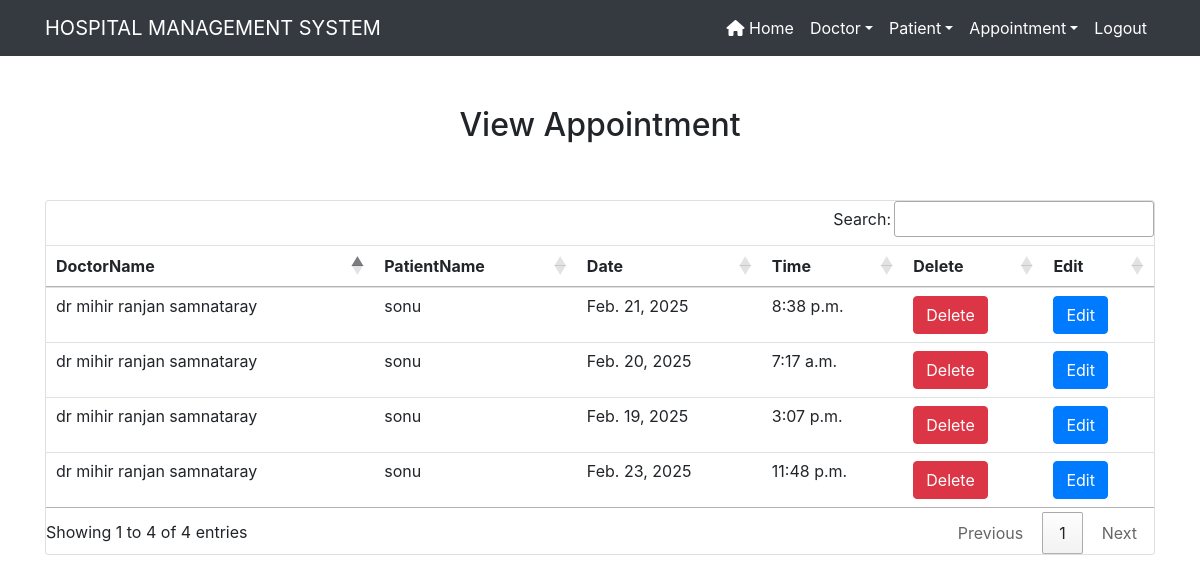
The page /view_appointment/ (signed in) on the database its author committed.
### hospital/models.py (models this page shows, shortened)
class Appointment(models.Model):
    doctor = models.ForeignKey(Doctor,on_delete=models.CASCADE)
    patient = models.ForeignKey(Patient,on_delete=models.CASCADE)
    date1 = models.DateField()
    time1 = models.TimeField()

class Doctor(models.Model):
    name = models.CharField(max_length=50)
    mobile = models.IntegerField()
    special = models.CharField(max_length=50)
    def __str__(self):
        return self.name

class Patient(models.Model):
    name = models.CharField(max_length=50)
    mobile = models.IntegerField(null=True)
    gender = models.CharField(max_length=10)
    address = models.CharField(max_length=150)
    def __str__(self):
        return self.name

### hospital/views.py (the view)
# urls.py: path('view_appointment/', View_Appointment,name='view_appointment'),
def View_Appointment(request):
    if not request.user.is_staff:
        return redirect('login')
    appoint = Appointment.objects.all()
    d = {'appoint':appoint}
    return render(request,'view_appointment.html',d)

### hospital/templates/view_appointment.html (shortened to what this page needs)
{% extends 'nvgbar.html' %}
{% load static %}
{% block body %}
<div class="container" style="margin-top:50px;">
    <h2 class="text-center">View Appointment</h2>
    <br><br>
    <div class="card">
    <table class="table table-hover" id="example">
        <thead>
            <tr>
                <th>DoctorName</th>
                <th>PatientName</th>
                <th>Date</th>
                <th>Time</th>
                <th>Delete</th>
                <th>Edit</th>
            </tr>
        </thead>
        <tbody>
            {% for i in appoint %}
            <tr>
                <td>{{i.doctor}}</td>
                <td>{{i.patient}}</td>
                <td>{{i.date1}}</td>
                <td>{{i.time1}}</td>
                <td><a href="{% url 'delete_appointment' i.id %}" onclick="return confirm ('Are you sure to detele?')" class="btn btn-danger">Delete</a></td>
                <td><a href="{% url 'edit_appointment' i.id %}" onclick="return confirm ('Are you want to edit?')" class="btn btn-primary">Edit</a></td>
            </tr>
            {% endfor %}
        </tbody>
    </table>
   </div>
</div>
{% endblock %}

### hospital/templates/nvgbar.html (shortened to what this page needs)
<html>
<head>
  {% load static %}
  <link rel="stylesheet" href="https://cdn.jsdelivr.net/npm/bootstrap@4.6.2/dist/css/bootstrap.min.css">
  <link href="https://cdnjs.cloudflare.com/ajax/libs/font-awesome/6.0.0-beta3/css/all.min.css" rel="stylesheet">
  <link rel="stylesheet" type="text/css" href="{% static 'css/mystyle.css' %}">
<link rel="stylesheet" href="https://cdn.datatables.net/1.11.3/css/jquery.dataTables.min.css">
<link rel="stylesheet" href="https://cdn.datatables.net/buttons/2.2.2/css/buttons.dataTables.min.css">
</head>
<nav class="navbar navbar-expand-sm bg-dark navbar-dark">
  <div class="container">
    <a class="navbar-brand" herf="#">HOSPITAL MANAGEMENT SYSTEM</a>
    <div class="collapse navbar-collapse" id="my menu">
      <ul class="navbar-nav text-center ml-auto">
        {% if request.user.is_staff %}
        <li class="nav-item"><a class="nav-link" href="{% url 'home' %}"> <i class="fa fa-house"></i> Home</a></li>
        <li class="nav-item dropdown"><a class="nav-link dropdown-toggle" data-toggle="dropdown" href="#"> Doctor</a>
        </li>
        <li class="nav-item dropdown"><a class="nav-link dropdown-toggle" data-toggle="dropdown" href="#">Patient</a>
          </li>
          <li class="nav-item dropdown"><a class="nav-link dropdown-toggle" data-toggle="dropdown" href="#">Appointment</a>
            </li>
        <li class="nav-item"><a class="nav-link" href="{% url 'logout' %}">Logout</a></li>
        {% endif %}
      </ul>
       </div>
      </div>
</nav>
{% block body %}
{% endblock %}
</html>

### hospital/static/css/mystyle.css (style rules this page uses)
.nav-link { color:white !important; }

### rows shown on the page
Appointment: doctor "dr mihir ranjan samnataray", patient "sonu", date1 "Feb. 21, 2025", time1 "8:38 p.m."
Appointment: doctor "dr mihir ranjan samnataray", patient "sonu", date1 "Feb. 20, 2025", time1 "7:17 a.m."
Appointment: doctor "dr mihir ranjan samnataray", patient "sonu", date1 "Feb. 19, 2025", time1 "3:07 p.m."
Appointment: doctor "dr mihir ranjan samnataray", patient "sonu", date1 "Feb. 23, 2025", time1 "11:48 p.m."
